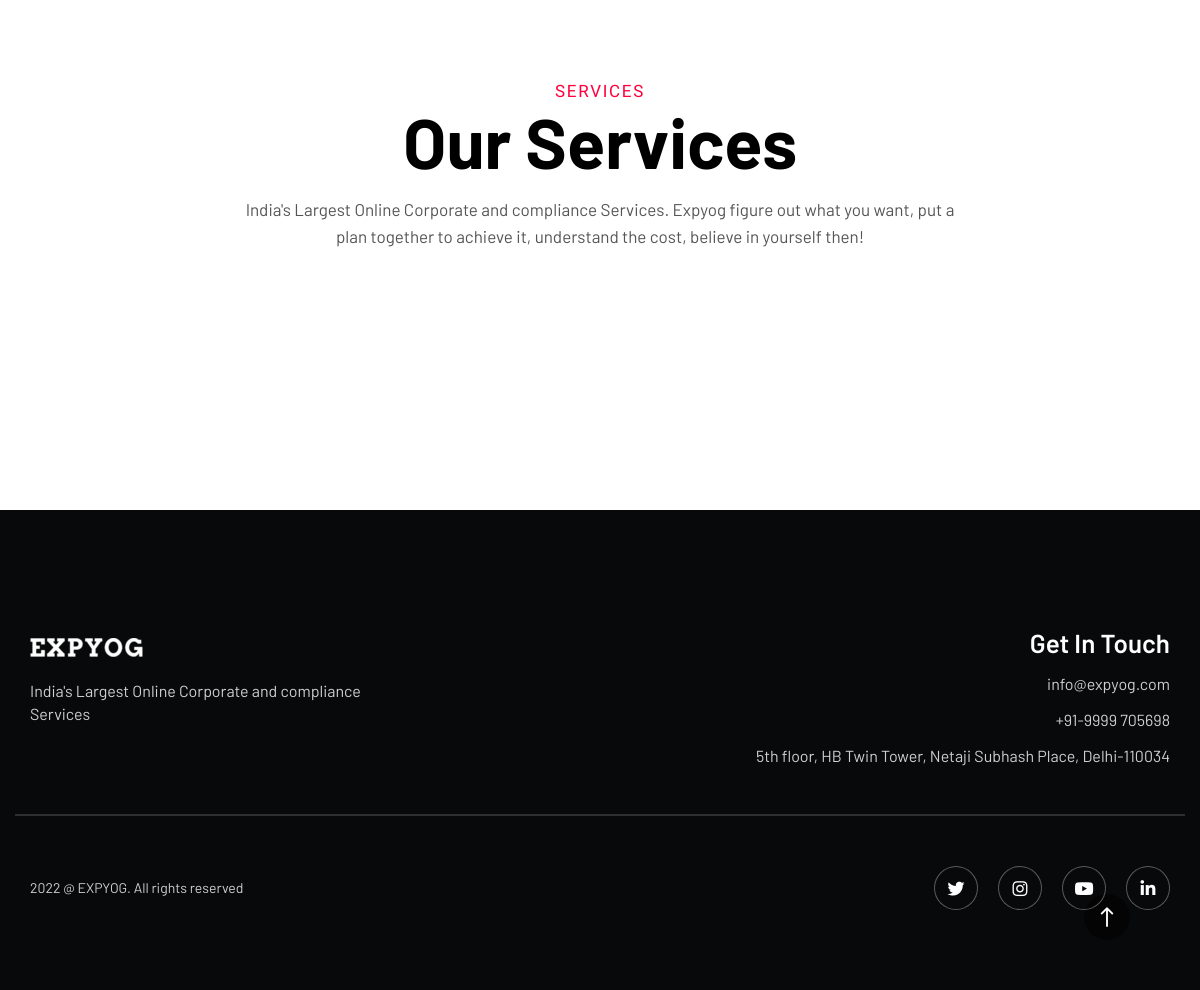
Before: /service-list/ (lower part) with the older database file.
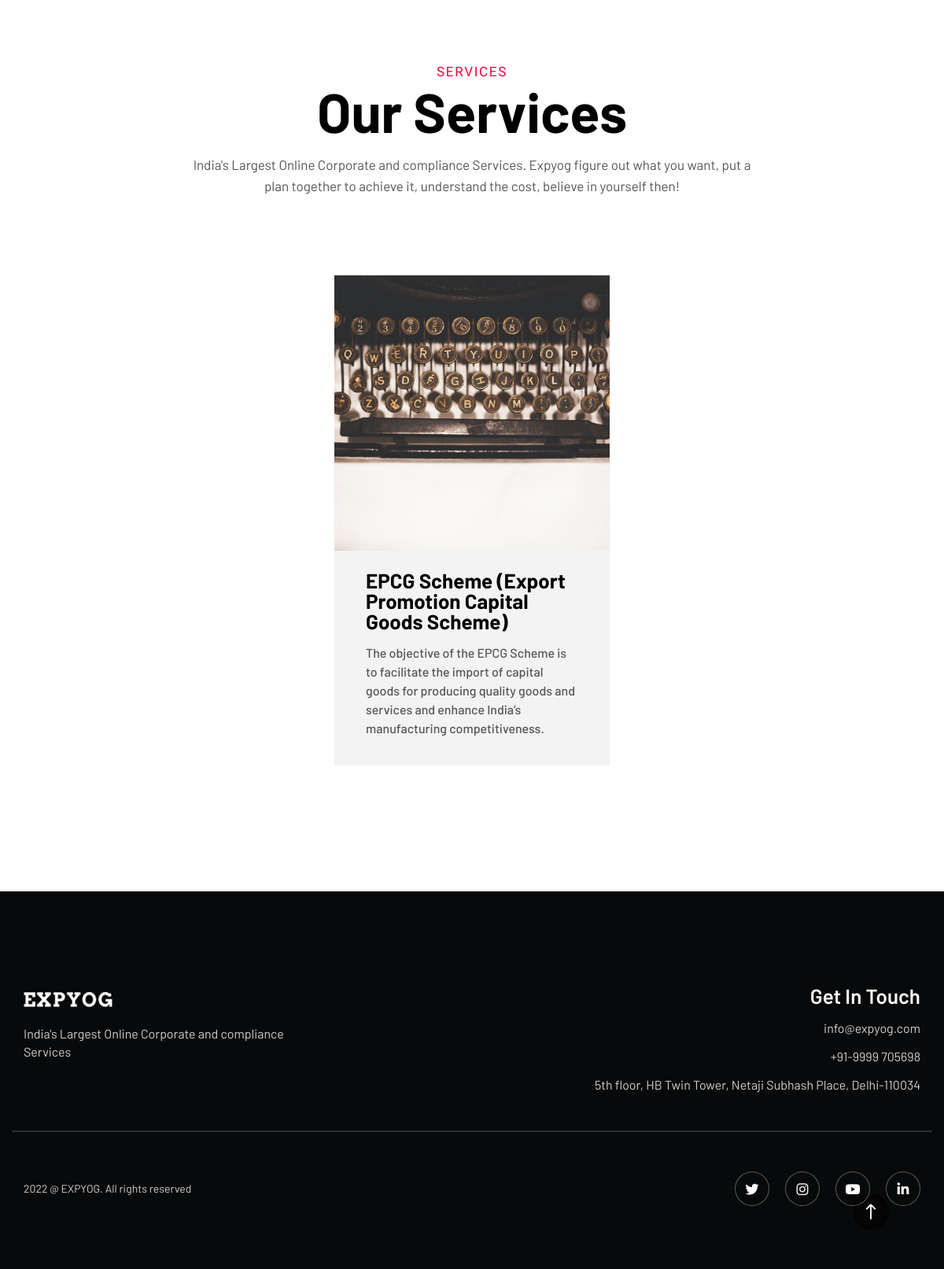
After: the same page with the newer database file.
### blog/models.py (models this page shows, shortened)
class Service(models.Model):
    title = models.CharField(max_length=120)
    intro = models.TextField(blank=True, null=True)
    slug = models.SlugField()
    categories = models.ManyToManyField(Category)
    tags = models.TextField(blank=True, null=True)
    author = models.ForeignKey(Author, on_delete=models.CASCADE)
    image = models.ImageField(upload_to='blog')
    body = RichTextField(blank=True, null=True)
    date_created = models.DateField(auto_now_add=True)

### core/views.py (the view)
# urls.py: path('service-list/', views.service_list, name='service-list'),
def service_list(request):
    query = request.GET.get('query', '')
    service_list = Service.objects.filter(Q(title__icontains=query))
    context = {
        'service_list': service_list,
        'query': query,
    }
    return render(request, 'service-list.html', context)

### core/templates/service-list.html (shortened to what this page needs)
{% extends 'base.html' %}
{% load static %}
{% block content %}
    <main id="swup">
        <a href="#firstSection" class="to-top-button to-id click-target">
            <i class="icon-arrow-left"></i>
        </a>
        <div class="page-main">
            <section class="section-large bg-light">
                <div id="particles" class="container">
                    <div class="container">
                        <div class="row justify-content-center">
                            <div class="col-lg-8">
                                <div data-animation-container class="section-title section-title-medium text-center">
                                    <p data-animation-child class="text-additional subtitle slide-up" data-animation="slide-up">
                                        Services
                                    </p>
                                    <h2 data-animation-child class="slide-up delay-1" data-animation="slide-up">
                                        our services
                                    </h2>
                                    <p data-animation-child class="section-text slide-up delay-2" data-animation="slide-up">
                                        India's Largest Online Corporate and compliance Services.
                                        Expyog figure out what you want, put a plan together to achieve it, understand the cost, believe in yourself then!
                                    </p>
                                </div>
                            </div>
                        </div>
                        <div class="card-group">
                            <div class="row justify-content-center">
                                {% for service in service_list %}
                                <div class="col-lg-4 col-md-6">
                                    <div data-animation-container class="card-outer">
                                        <a href="{% url 'service' pk=service.slug %}" class="card card-small card-hover bg-gray">
                                            <div data-animation-child  class="card-img cover-right" data-animation="cover-right">
                                                <div class="bg-image lazy" data-bg="url({{service.image.url}})"></div>
                                            </div>
                                            <div class="card-content">
                                                <h3 data-animation-child class="card-title slide-right" data-animation="slide-right">
                                                    {{service.title}}
                                                </h3>
                                                <p data-animation-child class="card-text slide-right delay-1" data-animation="slide-right">
                                                {{service.intro}}
                                                </p>
                                            </div>
                                        </a>
                                    </div>
                                </div>
                                {% endfor %}
                            </div>
                        </div>
                    </div>
                </div>
            </section>
        </div>
        {% include 'footer.html' %}
    </main>
{% endblock content %}

Changed rows visible on the page:
added Service: image (picture), title "EPCG Scheme (Export Promotion Capital Goods Scheme)", intro "The objective of the EPCG Scheme is to facilitate the import of capital goods for producing quality goods and services and enhance India’s manufacturing competitiveness."
